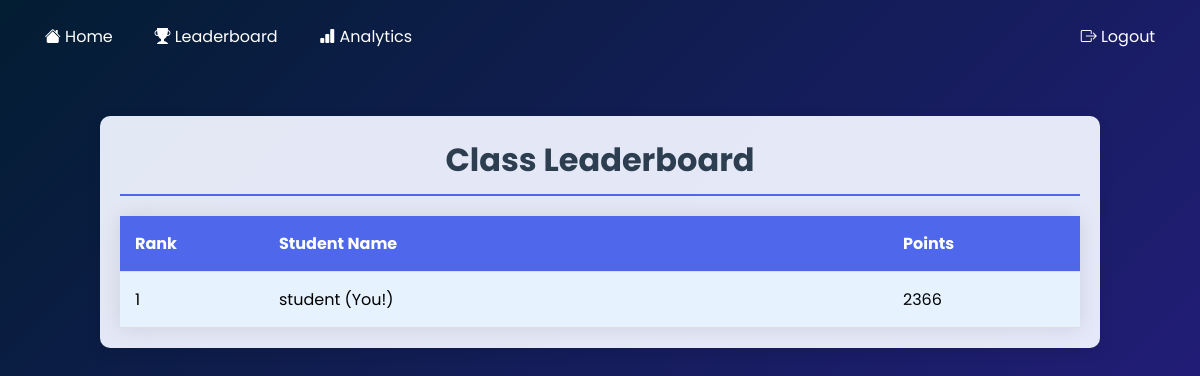
The page /leaderboard (signed in) on the database as committed earlier.
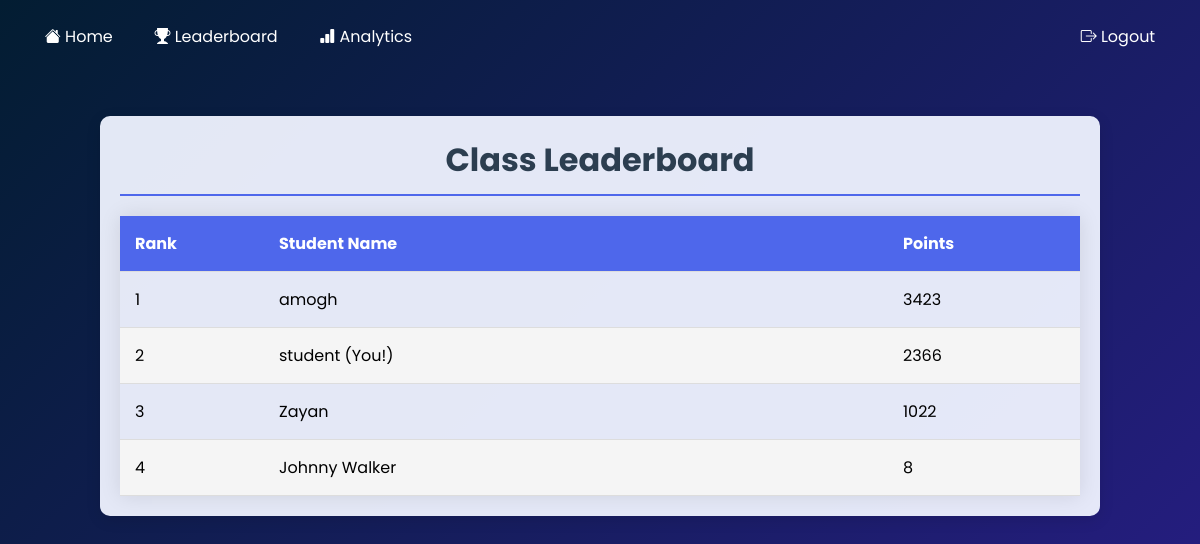
The same page on the database as committed later.
### app.py (models this page shows, shortened)
class Student(UserMixin, db.Model):
    id = db.Column(db.Integer, primary_key=True)
    username = db.Column(db.String(100), unique=True)
    password_hash = db.Column(db.String(200))
    firstname = db.Column(db.String(200))
    total_points = db.Column(db.Integer, default=0)
    teacher_id = db.Column(db.Integer, db.ForeignKey('teacher.id'))
    games = db.relationship('GameTracker', backref='student', lazy=True)

### app.py (the view)
@app.route('/leaderboard')
@login_required
def leaderboard():
    if isinstance(current_user, Student):
        classmates = Student.query.filter_by(teacher_id=current_user.teacher_id)\
                                  .order_by(Student.total_points.desc())\
                                  .all()
        return render_template('leaderboard.html', students=classmates, is_student=True)
    elif isinstance(current_user, Teacher):
        return redirect(url_for('teacher_dashboard'))
    return redirect(url_for('login'))

### app.py (called while the page is built)
@login_manager.user_loader
def load_user(user_id):
    try:
        if user_id.startswith('teacher_'):
            _, tid = user_id.split('_')
            return Teacher.query.get(int(tid))
        elif user_id.startswith('student_'):
            _, sid = user_id.split('_')
            return Student.query.get(int(sid))
    except:
        return None

### templates/leaderboard.html (shortened to what this page needs)
{% extends "base_student.html" %}
{% block content %}
    <div class="leaderboard-container">
        <h1 class="leaderboard-title">Class Leaderboard</h1>
        <table class="leaderboard-table">
            <thead>
                <tr>
                    <th class="rank">Rank</th>
                    <th>Student Name</th>
                    <th class="points">Points</th>
                </tr>
            </thead>
            <tbody>
                {% for student in students %}
                <tr {% if is_student and student.id == current_user.id %}class="highlight"{% endif %}>
                    <td>{{ loop.index }}</td>
                    <td>
                        {{ student.username }}
                        {% if is_student and student.id == current_user.id %} (You!) {% endif %}
                    </td>
                    <td>{{ student.total_points }}</td>
                </tr>
                {% else %}
                <tr>
                    <td colspan="3">No students in this class yet</td>
                </tr>
                {% endfor %}
            </tbody>
        </table>
    </div>
{% endblock %}

### templates/base_student.html (shortened to what this page needs)
<!DOCTYPE html>
<html lang="en">
<head>
    <link rel="stylesheet" href="https://cdn.jsdelivr.net/npm/bootstrap-icons@1.11.3/font/bootstrap-icons.min.css" />
</head>
<body>
    <nav class="navbar">
        <div class="nav-left">
            <a href="{{ url_for('student_dashboard') }}" class="nav-btn"><i class="bi bi-house-fill"></i> Home</a>
            <a href="{{ url_for('leaderboard') }}" class="nav-btn"><i class="bi bi-trophy-fill"></i> Leaderboard</a>
            <a href="{{ url_for('analytics') }}" class="nav-btn"><i class="bi bi-bar-chart-fill"></i> Analytics</a>
        </div>
        <div class="nav-right">
            <a href="{{ url_for('logout') }}" class="nav-btn"><i class="bi bi-box-arrow-right"></i> Logout</a>
        </div>
    </nav>
    <main class="main-content">
        {% block content %}{% endblock %}
    </main>
</body>
</html>

### templates/base_student.html (style rules this page uses)
:root { --primary: #4E67EB; --secondary: #B112FF; --bg-gradient: linear-gradient(135deg, #031d32, #291D89); --container-bg: rgba(240, 244, 255, 0.95); }
* { margin: 0; padding: 0; box-sizing: border-box; font-family: 'Poppins', sans-serif; }
body { min-height: 100vh; background: var(--bg-gradient); }
.navbar { position: fixed; top: 0; width: 100%; padding: 1rem 2rem; display: flex; justify-content: space-between; align-items: center; z-index: 1000; }
.nav-left, .nav-right { display: flex; gap: 1rem; }
.nav-btn { padding: 0.5rem 0.8rem; border: none; color: white; border-radius: 6px; cursor: pointer; transition: all 0.2s ease-out; text-decoration: none; }
.main-content { padding: 6rem 2rem 2rem; max-width: 1200px; margin: 0 auto; }

### templates/leaderboard.html (style rules this page uses)
.leaderboard-container { max-width: 1000px; margin: 20px auto; background: var(--container-bg); padding: 20px; border-radius: 10px; box-shadow: 0 4px 15px rgba(0, 0, 0, 0.1); }
.leaderboard-title { color: #2c3e50; border-bottom: 2px solid var(--primary); padding-bottom: 10px; text-align: center; }
.leaderboard-table { width: 100%; border-collapse: collapse; margin-top: 20px; box-shadow: 0 0 20px rgba(0,0,0,0.1); }
th, td { padding: 15px; text-align: left; border-bottom: 1px solid #ddd; }
th { background-color: var(--primary); color: white; }
tr:nth-child(even) { background-color: #f5f5f5; }
.rank { width: 15%; font-weight: bold; }
.points { width: 20%; }
.highlight { background-color: #e6f3ff; }

Rows that differ between the two databases and show on the page:
added Student: username "amogh", total_points "3423"
added Student: username "Zayan", total_points "1022"
added Student: username "Johnny Walker", total_points "8"
